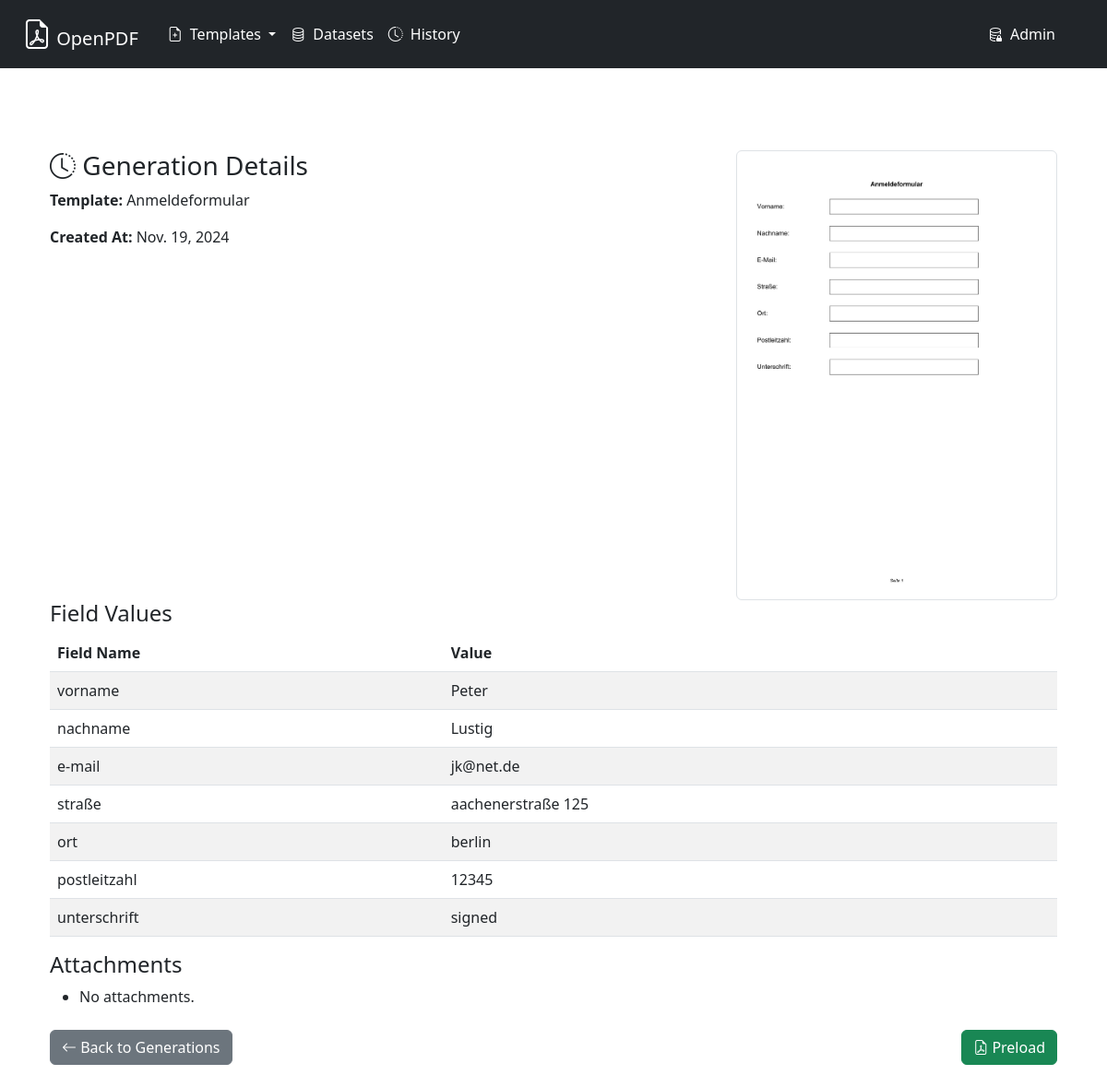
The app's page /history/066b7c4e-0b60-4b78-9387-2308d8276779/ with its own data.
### pdffrontend/models.py (models this page shows, shortened)
class Generation(models.Model):
    def json_default_list():
        return []
    id = models.UUIDField(primary_key=True, default=uuid.uuid4, editable=False)
    name = models.CharField(max_length=100)
    template = models.ForeignKey(Template, related_name='generations', on_delete=models.CASCADE)
    created_at = models.DateField(auto_now_add=True)
    field_values = models.JSONField(default=json_default_list, blank=True)
    attachments = models.JSONField(default=json_default_list, blank=True)

class Template(models.Model):
    def json_default_list():
        return []
    def json_default_dict():
        return {}
    id = models.UUIDField(primary_key=True, default=uuid.uuid4, editable=False)
    name = models.CharField(max_length=255)
    created_at = models.DateField()
    font = models.CharField(max_length=100)
    font_size = models.IntegerField()
    last_updated = models.DateField()
    template_index = models.IntegerField()
    template_pages = models.IntegerField()
    file_path = models.CharField(max_length=255)
    label_path = models.CharField(max_length=255)
    prediction_path = models.CharField(max_length=255, blank=True)
    field_detection_method = models.CharField(
        max_length=20,
        default='traditional',
        choices=[('traditional', 'Traditional'), ('llm', 'LLM')]
    )
    llm_details = models.JSONField(default=json_default_dict, blank=True)
    attachments = models.JSONField(default=json_default_list, blank=True)

### pdffrontend/views.py (the view)
# urls.py: path('history/<str:gen_id>/', views.history_detail_view, name='history_detail'),
def history_detail_view(request, gen_id):
    generation = get_object_or_404(Generation, id=gen_id)
    context = {
        'generation': generation,
        'field_values': generation.field_values
    }
    return render(request, 'history_detail.html', context)

### pdffrontend/templatetags/custom_filters.py (called while the page is built)
@register.filter
def reverse_dict_items(value):
    if isinstance(value, dict):
        return reversed(list(value.items()))
    return value

### pdffrontend/templates/history_detail.html
{% extends "master.html" %}
{% load custom_filters %}
{% block body %}
<div class="container mt-5">
    <div class="row d-flex justify-content-between">
        <div class="col-8">
            <h3>
                <i class="bi bi-clock-history"></i> Generation Details
            </h3>
            <p><strong>Template:</strong> {{ generation.template.name }}</p>
            <p><strong>Created At:</strong> {{ generation.created_at }}</p>
        </div>
        <div class="col-4">
            <img src="/media/source_files/{{ generation.template.label_path }}" class="img-fluid img-thumbnail" alt="Template Preview">
        </div>
    </div>
    <h4>Field Values</h4>
    <table class="table table-striped">
        <thead>
            <tr>
                <th>Field Name</th>
                <th>Value</th>
            </tr>
        </thead>
        <tbody>
            {% for field_name, field_value in field_values|reverse_dict_items %}
                <tr>
                    <td>{{ field_name }}</td>
                    <td>{{ field_value }}</td>
                </tr>
            {% endfor %}
        </tbody>
    </table>
    <h4>Attachments</h4>
    <ul>
        {% for attachment in generation.attachments %}
            <li>{{ attachment.name }}</li>
        {% empty %}
            <li>No attachments.</li>
        {% endfor %}
    </ul>
    <div class="my-4 d-flex justify-content-between">
        <a href="{% url 'history' %}" class="btn btn-secondary">
            <i class="bi bi-arrow-left"></i> Back to Generations
        </a>
        <a href="{% url 'new_preload' generation.template.id generation.id %}" class="btn btn-success">
            <i class="bi bi-file-earmark-pdf"></i> Preload
        </a>
    </div>
</div>
{% endblock %}

### records on screen
Generation: template.name "Anmeldeformular", created_at "Nov. 19, 2024", template.label_path (picture)

### other values on screen
{{ field_name }} "vorname" "nachname" "e-mail" "straße" "ort" "postleitzahl" "unterschrift"
{{ field_value }} "Peter" "Lustig" "jk@net.de" "aachenerstraße 125" "berlin" "12345" "signed"
